Frame 1 (no input): blank canvas, image omitted
Frame 60 (no input): blank canvas, image omitted
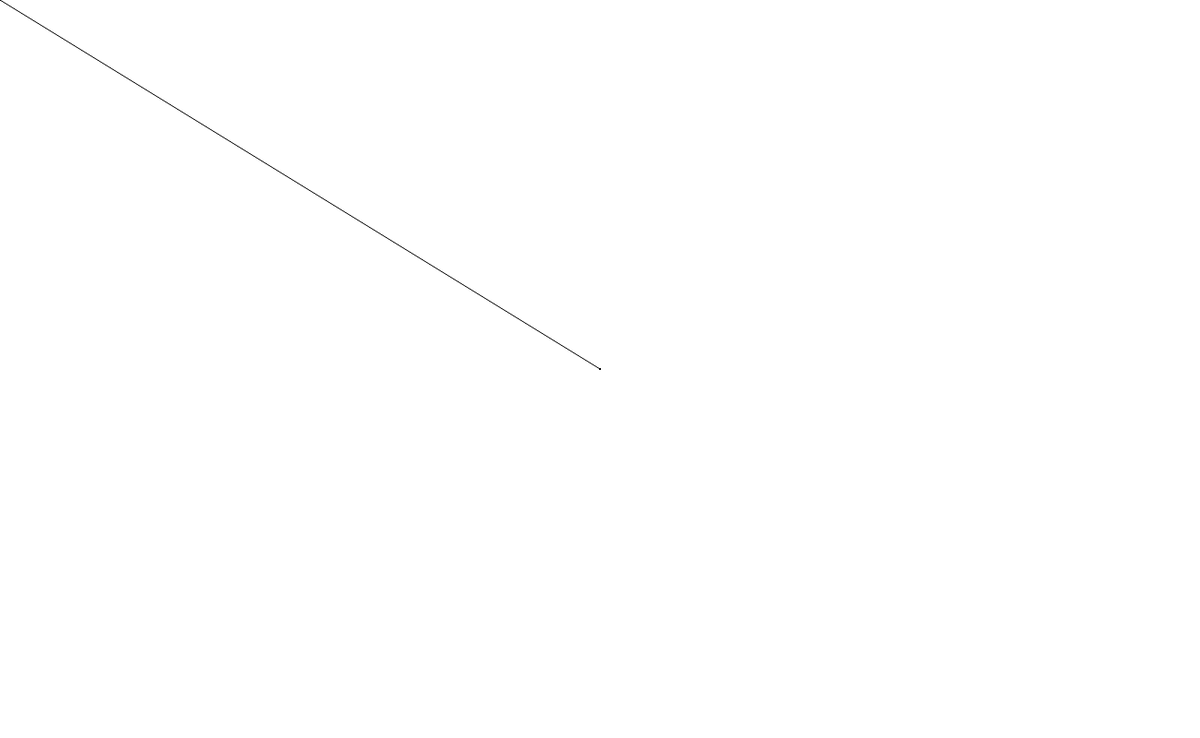
Frame 120 (the mouse pressed at the canvas centre since frame 60)

The p5.js sketch whose frames 1 and 60 were blank and that drew this single picture after the mouse press (run headless with seeded random() and noise() and a simulated clock; from frame 60 on, the mouse is pressed at the canvas centre):

// p5.js sketch
// ── sketch.js
function preload(){
  // put preload code here
}

function setup() {
  createCanvas(1300,800);
  // put setup code here
}

function draw() {
  // put drawing code here
  line(pmouseX,pmouseY,mouseX,mouseY);
}
